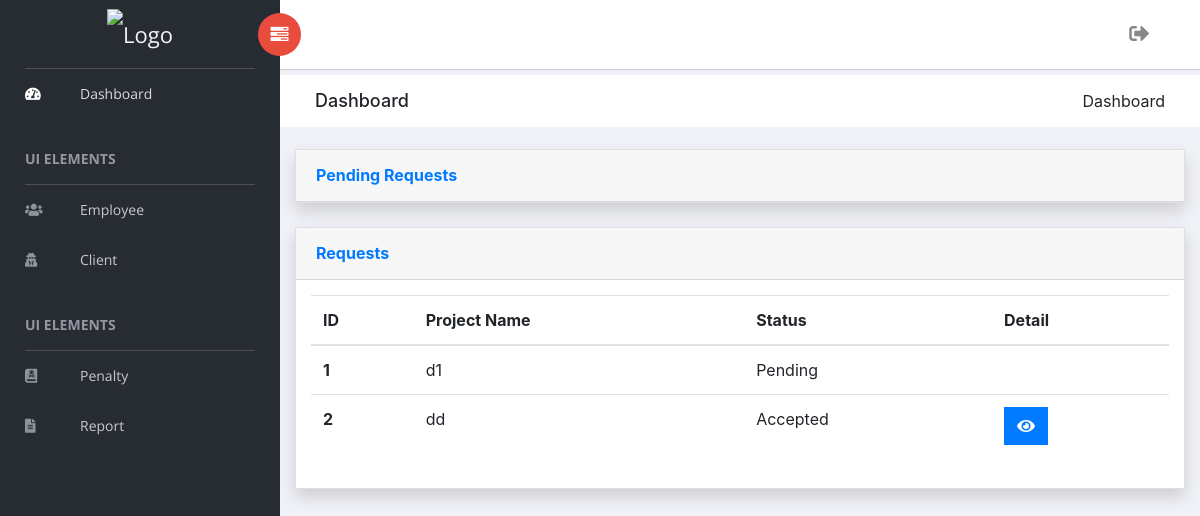
/pm/request (signed in), run on the app's committed database.
### project_manager/models.py (models this page shows, shortened)
class RequestForChange(models.Model):
    PENALTY = (
        ('1', 'Salary Deduction'),
        ('2', 'Overtime'),
    )
    STATUS = (
        ('1', 'Pending'),
        ('2', 'Accepted'),
        ('3', 'Rejected'),
    )
    task            = models.ForeignKey(TaskAssign, on_delete=models.CASCADE)
    penalty         = models.CharField(max_length=1, choices=PENALTY, default='2')
    status          = models.CharField(max_length=1, choices=STATUS, default='1')
    updated         = models.DateField(auto_now=True)

class TaskAssign(models.Model):
    STATUS = (
        ('1', 'Completed'),
        ('2', 'Processing'),
        ('3', 'Failed'),
    )
    project         = models.ForeignKey(Project, on_delete=models.CASCADE)
    employee        = models.ForeignKey(Employee, on_delete=models.CASCADE)
    bugs            = models.ManyToManyField(Bug)
    description     = models.CharField(max_length=500)
    deadline        = models.DateTimeField()
    status          = models.CharField(max_length=1, choices=STATUS, default='2')
    updated         = models.DateField(auto_now=True)
    request_id      = models.CharField(max_length=5, blank=True)

class Project(models.Model):
    STATUS = (
        ('1', 'Completed'),
        ('2', 'In Progress'),
    )
    client          = models.ForeignKey(Client, on_delete=models.CASCADE)
    name            = models.CharField(max_length=50)
    description     = models.CharField(max_length=500, blank=True)
    possible_bugs   = models.ManyToManyField(Bug)
    cost            = models.IntegerField()
    deadline        = models.DateTimeField(auto_now=False, auto_now_add=False)
    status          = models.CharField(max_length=1, choices=STATUS, default='2')
    order_at        = models.DateTimeField(auto_now_add=True)

### authentication/decorators.py (the view)
        def wrap(request, *args, **kwargs):
            request.role = str(request.user.groups.all()[0])
            if request.role in allowed_roles:
                return view_func(request, *args, **kwargs)
            else:
                raise PermissionDenied

### project_manager/views.py (called while the page is built, shortened)
def _5_tasked_employee():
    count = 0
    id_list = []     # 5 tasked employees id
    employees = Employee.objects.all()
    tasks = TaskAssign.objects.filter(status='2')
    for employee in employees:
        for task in tasks:
            if employee.id == task.employee.id:
                count += 1
        if count==5:
            id_list.append(employee.id)
        count = 0
    return id_list

@login_required(login_url='login')
@has_access(allowed_roles=['superuser', 'admin'])
def request_for_change(request):
    success_message, error_message = None, None
    statuses            = RequestForChange
    request_for_changes_pending = RequestForChange.objects.filter(status='1')
    request_for_changes = RequestForChange.objects.all()[::-1]
    employees           = Employee.objects.all()
    context = {
        'statuses': statuses,
        'request_for_changes_pending': request_for_changes_pending,
        'request_for_changes': request_for_changes,
        'employees': employees,
        'exclude_employee': _5_tasked_employee(),
        'success_message' : success_message,
        'error_message'   : error_message,
    }
    return render(request, 'project_manager/request_for_change.html', context)

### project_manager/templates/project_manager/request_for_change.html (shortened to what this page needs)
{% extends 'project_manager/base.html' %}
{% load static %}
{% block content %}
<div class="breadcrumbs">
    <div class="col-sm-4">
        <div class="page-header float-left">
            <div class="page-title">
                <h1>Dashboard</h1>
            </div>
        </div>
    </div>
    <div class="col-sm-8">
        <div class="page-header float-right">
            <div class="page-title">
                <ol class="breadcrumb text-right">
                    <li class="active">Dashboard</li>
                </ol>
            </div>
        </div>
    </div>
</div>
<div class="col-lg-12">
  <div class="card shadow mb-4">
    <a href="#collapseCardExample" class="d-block card-header py-3" data-toggle="collapse" role="button" aria-expanded="true" aria-controls="collapseCardExample">
      <h6 class="m-0 font-weight-bold text-primary">Pending Requests</h6>
    </a>
  </div>
</div>
<div class="col-lg-12">
  <div class="card shadow mb-4">
    <a href="#collapseCardExample" class="d-block card-header py-3" data-toggle="collapse" role="button" aria-expanded="true" aria-controls="collapseCardExample">
      <h6 class="m-0 font-weight-bold text-primary">Requests</h6>
    </a>
    <div class="collapse show" id="collapseCardExample">
      <div class="card-body">
        <table class="table table-hover">
          <thead>
            <tr>
              <th scope="col">ID</th>
              <th scope="col">Project Name</th>
              <th scope="col">Status</th>
              <th scope="col">Detail</th>
            </tr>
          </thead>
          <tbody>
            {% for request_for_change in request_for_changes %}
            <tr>
              <th scope="row">{{ forloop.counter }}</th>
              <td>{{ request_for_change.task.project.name }}</td>
              <td>{{ request_for_change.get_status_display }}</td>
            {% if request_for_change.status == '1' %}
            {% else %}
              <td>
                <button type="button" class="btn btn-primary" data-toggle="modal" data-target="#exampleModalCenter{{ request_for_change.id }}">
                  <i class="fas fa-eye"></i>
                </button>
              </td>
            </tr>
            {% endif %}
            {% endfor %}
          </tbody>
        </table>
      </div>
    </div>
  </div>
</div>
{% endblock %}

### data on the page
RequestForChange: task.project.name "d1", status "Pending"
RequestForChange: task.project.name "dd", status "Accepted"
